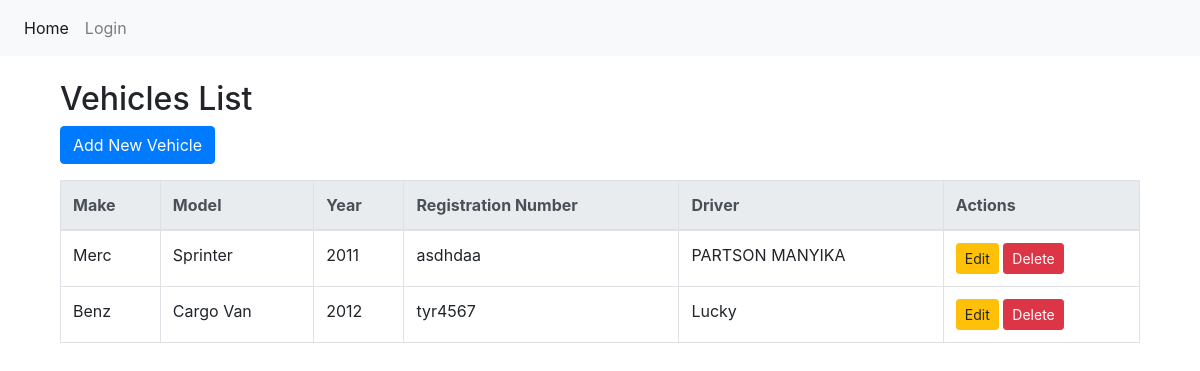
Screenshot of /vehicles/vehicles/ with the database file from the repository.
### vehicles/models.py (models this page shows, shortened)
class Vehicle(models.Model):
    make = models.CharField(max_length=100)
    model = models.CharField(max_length=100)
    year = models.IntegerField()
    registration_number = models.CharField(max_length=50)
    driver = models.ForeignKey(Driver, on_delete=models.SET_NULL, null=True)

### drivers/models.py (models this page shows)
class Driver(models.Model):
    name = models.CharField(max_length=100)
    phone = models.CharField(max_length=15)
    email = models.EmailField()
    user = models.ForeignKey(User, on_delete=models.CASCADE)
    def __str__(self):
        return self.name

### vehicles/views.py (the view)
# urls.py: path("vehicles/", views.vehicle_list, name="vehicle_list"),
def vehicle_list(request):
    vehicles = Vehicle.objects.all()
    return render(request, "vehicles/vehicle_list.html", {"vehicles": vehicles})

### vehicles/templates/vehicles/vehicle_list.html
{% extends 'base.html' %}
{% block content %}
<div class="container">
    <h2>Vehicles List</h2>
    <a href="{% url 'vehicle_create' %}" class="btn btn-primary mb-3">Add New Vehicle</a>
    <table class="table table-bordered">
        <thead class="thead-light">
            <tr>
                <th>Make</th>
                <th>Model</th>
                <th>Year</th>
                <th>Registration Number</th>
                <th>Driver</th>
                <th>Actions</th>
            </tr>
        </thead>
        <tbody>
            {% for vehicle in vehicles %}
            <tr>
                <td>{{ vehicle.make }}</td>
                <td>{{ vehicle.model }}</td>
                <td>{{ vehicle.year }}</td>
                <td>{{ vehicle.registration_number }}</td>
                <td>{{ vehicle.driver }}</td>
                <td>
                    <a href="{% url 'vehicle_update' vehicle.id %}" class="btn btn-sm btn-warning">Edit</a>
                    <a href="{% url 'vehicle_delete' vehicle.id %}" class="btn btn-sm btn-danger">Delete</a>
                </td>
            </tr>
            {% empty %}
            <tr>
                <td colspan="6">No vehicles available.</td>
            </tr>
            {% endfor %}
        </tbody>
    </table>
</div>
{% endblock %}

### rows the page displays
Vehicle: make "Merc", model "Sprinter", year "2011", registration_number "asdhdaa", driver "PARTSON MANYIKA"
Vehicle: make "Benz", model "Cargo Van", year "2012", registration_number "tyr4567", driver "Lucky"
